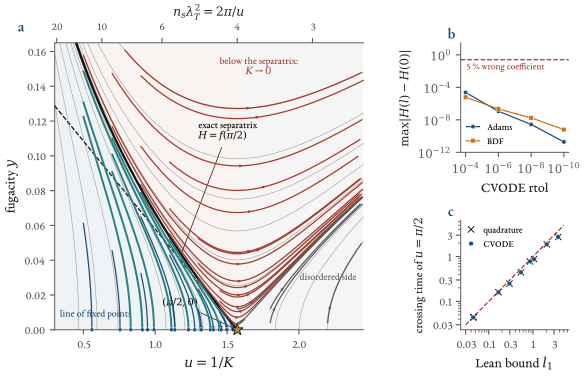

Write Python code to recreate this figure.
"""Figure ch06_portrait: the Kosterlitz flow integrated with CVODE (rusty-SUNDIALS) against the Lean statements.
(a) Phase portrait in the plane (u = 1/K, y): level sets of the exact invariant H (thin grey; by KTFlow.kt_invariant they ARE the flow lines), the exact
    separatrix H = f(pi/2) (black) and its textbook linearisation (dashed), CVODE trajectories (blue: hypothesis of KTFlow.kt_trapped satisfied; red: below the
    separatrix; grey: starting beyond u = pi/2), and the points u* where trapped trajectories end.  (b) drift of H against the CVODE tolerance, Adams and BDF,
    and the negative control (a flow with a 5 % wrong coefficient).  (c) first-passage time to u = pi/2 below the separatrix: CVODE against the Lean bound
    l1 = (pi/2 - u0) / (2 (f(pi/2) - H0)) (Ch06_KTEscape.kt_escape_time).
Data: figures/ch06_flow_data.npz and ch06_flow_numbers.json (ch06_flow_compute.py)."""
import json, math, sys
from pathlib import Path
sys.path.insert(0, str(Path(__file__).resolve().parents[1]))
from figstyle import *
from ch06_common import *
from matplotlib.patches import Polygon

HERE = Path(__file__).resolve().parent
D = np.load(HERE / "ch06_flow_data.npz"); R = json.loads((HERE / "ch06_flow_numbers.json").read_text())
pi = math.pi; UC = pi / 2
f = lambda u: 2 * u - pi * np.log(u)
FC = f(UC)
H = lambda u, y: f(u) - 2 * pi ** 3 * y ** 2
sep = lambda u: np.sqrt(np.maximum(f(u) - FC, 0) / (2 * pi ** 3))

fig = plt.figure(figsize=(TEXTW, 3.55))
gs = fig.add_gridspec(2, 5, width_ratios=[1, 1, 1, 0.16, 1.45], height_ratios=[1, 1], hspace=0.62, wspace=0.62, left=0.075, right=0.995, top=0.925, bottom=0.115)
axa = fig.add_subplot(gs[:, 0:3])

UM, YM = 2.45, 0.165
uu = np.linspace(0.30, UC, 400)
# regions
axa.fill_between(uu, 0, sep(uu), color=BLUE, alpha=0.07, lw=0, zorder=0)
axa.fill_between(uu, sep(uu), YM, color=RED, alpha=0.06, lw=0, zorder=0)
axa.fill_between([UC, UM], 0, YM, color=GREY, alpha=0.06, lw=0, zorder=0)
# level sets of H
ug = np.linspace(0.30, UM, 500); yg = np.linspace(0, YM, 400); UG, YG = np.meshgrid(ug, yg)
HG = H(UG, YG)
levels = [FC + x for x in (-1.0, -0.6, -0.35, -0.2, -0.1, -0.04, 0.04, 0.1, 0.2, 0.4, 0.7, 1.1, 1.6)]
axa.contour(UG, YG, HG, levels=levels, colors="#9A9A9A", linewidths=0.4, zorder=1)
# separatrix, linearised separatrix
axa.plot(uu, sep(uu), "-", color="#111111", lw=1.7, zorder=4)
ul = np.linspace(0.30, UC, 50); axa.plot(ul, (UC - ul) / pi ** 2, "--", color="#111111", lw=0.9, zorder=4)
# trajectories
n = int(D["n_traj"]); hyp = D["traj_hyp"]; btw = D["traj_between"]
for i in range(n):
    U, Y = D[f"traj{i}_U"], D[f"traj{i}_Y"]
    fam = R["family"][i]
    if fam["hypothesis"]:
        col = BLUE; lw = 0.9
    elif fam["u0"] < UC:
        col = RED; lw = 0.9
    else:
        col = GREY; lw = 0.9
    if btw[i]: col = TEAL; lw = 1.4
    m = (U <= UM) & (np.abs(Y) <= YM)
    axa.plot(U[m], Y[m], "-", color=col, lw=lw, zorder=5, solid_capstyle="round")
    # arrow near the middle of the visible part
    idx = np.nonzero(m)[0]
    if len(idx) > 4:
        j = idx[len(idx) // 2]; j2 = min(j + 1, len(U) - 1)
        if np.hypot(U[j2] - U[j], Y[j2] - Y[j]) > 1e-9:
            axa.annotate("", xy=(U[j2], Y[j2]), xytext=(U[j], Y[j]), arrowprops=dict(arrowstyle="-|>", color=col, lw=0.0, mutation_scale=6), zorder=6)
    if fam["hypothesis"] and np.isfinite(fam["u_star"]):
        axa.plot([fam["u_star"]], [0], "o", ms=2.8, mfc=BLUE, mec="white", mew=0.3, zorder=7, clip_on=False)
axa.plot([UC], [0], "*", ms=9, mfc=GOLD, mec="#111111", mew=0.6, zorder=8, clip_on=False)
axa.set_xlim(0.30, UM); axa.set_ylim(0, YM)
axa.set_xlabel("$u=1/K$"); axa.set_ylabel("fugacity $y$")
sec = axa.secondary_xaxis("top", functions=(lambda u: 2 * pi / np.maximum(u, 1e-9), lambda s_: 2 * pi / np.maximum(s_, 1e-9)))
sec.set_xlabel("$n_s\\lambda_T^2=2\\pi/u$", fontsize=9); sec.set_xticks([3, 4, 6, 10, 20]); sec.tick_params(labelsize=8)
panel(axa, "a")
axa.text(0.335, 0.006, "line of fixed points", fontsize=7.2, color=BLUE, ha="left", va="bottom")
axa.text(1.72, 0.157, "below the separatrix:\n$K\\to0$", fontsize=7.2, color=RED, ha="center", va="top")
axa.text(2.40, 0.03, "disordered side", fontsize=7.2, color=GREY, ha="right", va="center")
axa.annotate("exact separatrix\n$H=f(\\pi/2)$", xy=(1.18, sep(1.18)), xytext=(1.30, 0.108), fontsize=7.2, ha="left", va="bottom", arrowprops=dict(arrowstyle="-", lw=0.5, color="#111111"))
axa.annotate("$(\\pi/2,0)$", xy=(UC, 0), xytext=(1.30, 0.012), fontsize=7.2, ha="right", va="bottom", arrowprops=dict(arrowstyle="-", lw=0.5, color="#111111"))

# ------------------------------------------------------------------ (b) drift
axb = fig.add_subplot(gs[0, 4])
tol = R["tolerance"]
for method, col, mk in (("adams", BLUE, "o"), ("bdf", ORANGE, "s")):
    pts = sorted([(v["rtol"], v["max_drift"]) for k, v in tol.items() if v["method"] == method])
    axb.plot([p[0] for p in pts], [p[1] for p in pts], mk + "-", color=col, ms=3.2, lw=0.9, mfc=col, mec="white", mew=0.3, label=method.upper() if method == "bdf" else "Adams")
ctl = max(R["control_wrong_coeff_drift"])
axb.axhline(ctl, color=RED, lw=0.9, ls="--"); axb.text(0.88e-4, ctl * 0.45, "5 % wrong coefficient", color=RED, fontsize=6.8, ha="left", va="top")
axb.set_xscale("log"); axb.set_yscale("log"); axb.invert_xaxis()
axb.set_xlabel("CVODE rtol"); axb.set_ylabel("$\\max|H(l)-H(0)|$", fontsize=8.5)
log_ticks_plain(axb, "x", [1e-4, 1e-6, 1e-8, 1e-10])
axb.xaxis.set_major_formatter(plt.FuncFormatter(lambda v, p: "$10^{%d}$" % round(math.log10(v))))
axb.yaxis.set_major_formatter(plt.FuncFormatter(lambda v, p: "$10^{%d}$" % round(math.log10(v))))
axb.set_ylim(1e-12, 3e1)
axb.legend(loc="lower left", fontsize=6.8, handlelength=1.4, borderaxespad=0.2)
panel(axb, "b")

# ------------------------------------------------------------------ (c) escape times
axc = fig.add_subplot(gs[1, 4])
esc = R["escape"]
bnd = np.array([e["bound"] for e in esc]); cv = np.array([e["cvode"] for e in esc]); qd = np.array([e["quad"] for e in esc])
xx = np.array([3e-2, 5.0]); axc.plot(xx, xx, "--", color=RED, lw=0.9)
axc.plot(bnd, qd, "x", color="#111111", ms=4.5, mew=0.7, label="quadrature", zorder=3)
axc.plot(bnd, cv, "o", ms=3.4, mfc=BLUE, mec="white", mew=0.3, label="CVODE", zorder=4)
axc.set_xscale("log"); axc.set_yscale("log")
axc.set_xlabel("Lean bound $l_1$"); axc.set_ylabel("crossing time of $u=\\pi/2$", fontsize=8.5)
axc.legend(loc="upper left", fontsize=6.8, handlelength=1.0, borderaxespad=0.2)
log_ticks_plain(axc, "x", [0.03, 0.1, 0.3, 1, 3]); log_ticks_plain(axc, "y", [0.03, 0.1, 0.3, 1, 3])
panel(axc, "c")
save(fig, "ch06_portrait")
